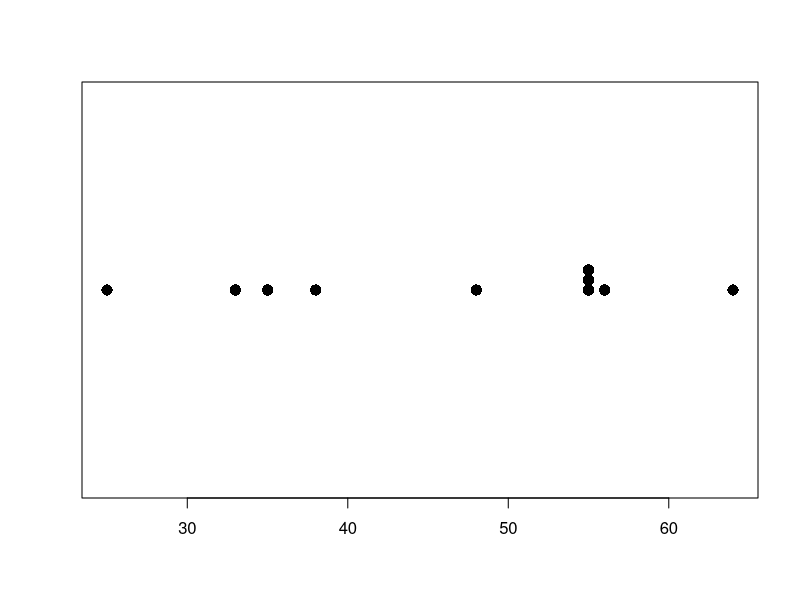
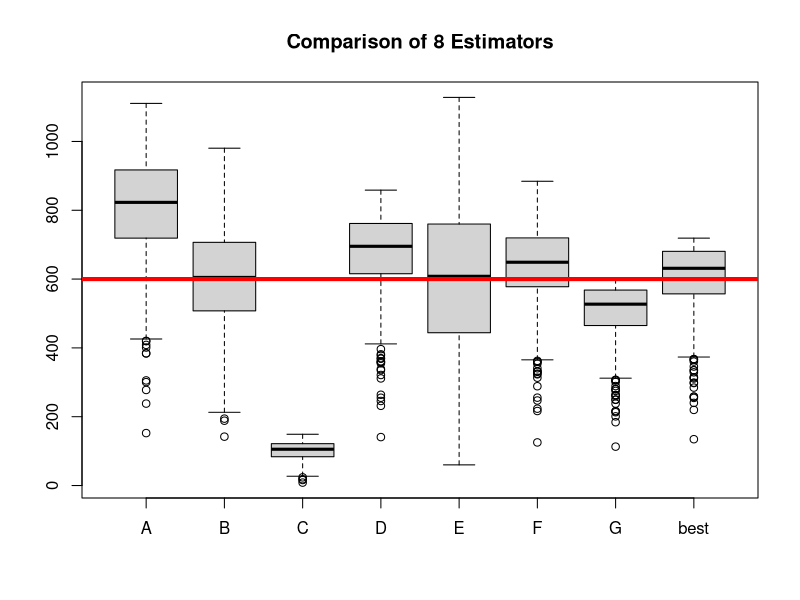

Source code (R) for these figures, in order:
## ---- chunk 1
#| label: setup
#| include: false

#no R pakages are used for this code

## ---- chunk 2

# Example of R code which generates a dotplot. Edit this with your own estimates   	 
ages <- c(25, 33, 35, 38, 48, 55, 55, 55, 56, 64)

#Create a dotplot
stripchart(ages,method="stack",pch=16,cex=1.5)

#average
mean(ages)

#variance
var(ages)

## ---- chunk 3
#| label: german_tanks_simulation_function

Sim <- function(reps)
{ 	# the function starts here
  
  N <- 600 	# as an example, let's assume that there are 600 tanks numbered 1,2,3,.....,600
  k <- 5		# this is the number of tanks observed
  
  # initializing 7 vectors
  estimator_A <- NULL		 
  estimator_B <- NULL		 
  estimator_C <- NULL		 
  estimator_D <- NULL		 
  estimator_E <- NULL		 
  estimator_F <- NULL
  estimator_G  <- NULL
  estimator_best <- NULL		 
  
  for(i in 1:reps)
  {
    x <- seq(1,N)					# x is a vector with numbers 1,2,3,.....,N
    
    samp <- sample(x, k, replace = FALSE)		# randomly sampling k things from the x vector
    
    sorted <- sort(samp)
    
    ##You can add in your own estimator if you want!!
    estimator_A[i] <- mean(samp) + 3*sd(samp)
    estimator_B[i] <- 2*mean(samp)
    estimator_C[i] <- (max(samp)-min(samp))/(k-1)
    estimator_D[i] <- mean(samp)/max(samp)+sd(samp)+max(samp)
    estimator_E[i] <- median(samp)*2
    estimator_F[i] <- mean(samp) + 2*sd(samp)
    estimator_G[i] <- max(samp)
    
    estimator_best[i] <- max(samp)+(max(samp)/k) - 1
  } # ending the FOR loop
  
  avg.A <- mean(estimator_A)
  avg.B <- mean(estimator_B)
  avg.C <- mean(estimator_C)
  avg.D <- mean(estimator_D)
  avg.E <- mean(estimator_E)
  avg.F <- mean(estimator_F)
  avg.G <- mean(estimator_G)
  avg.best <- mean(estimator_best)
  
  sd.A <- sd(estimator_A)
  sd.B <- sd(estimator_B)
  sd.C <- sd(estimator_C)
  sd.D <- sd(estimator_D)
  sd.E <- sd(estimator_E)
  sd.F <- sd(estimator_F)
  sd.G <- sd(estimator_G)
  sd.best <- sd(estimator_best)
  
  averages <- c(avg.A, avg.B, avg.C, avg.D, avg.E, avg.F, avg.G, avg.best)
  print("Average for Groups A, B, C, D, E, F, G, best:", quote=FALSE)
  print(round(averages,2))
  
  SDvalues <- c(sd.A, sd.B, sd.C, sd.D, sd.E, sd.F, sd.G, sd.best)
  print("Standard Deviation for Groups A, B, C, D, E, F, G, best:", quote=FALSE)
  print(round(SDvalues,2))
  
  boxplot(estimator_A, estimator_B, estimator_C, estimator_D, estimator_E, estimator_F, estimator_G, estimator_best,  names=c("A","B","C", "D", "E", "F", "G", "best"),main="Comparison of 8 Estimators")
  abline(h=600,lwd=4,col="red")

  } # ending the function

  

## ---- chunk 4
#| label: run_simulation

# YOU CAN CHANGE THE NUMBER OF REPETITIONS IN THE SIMULATION!
Sim(500) 
